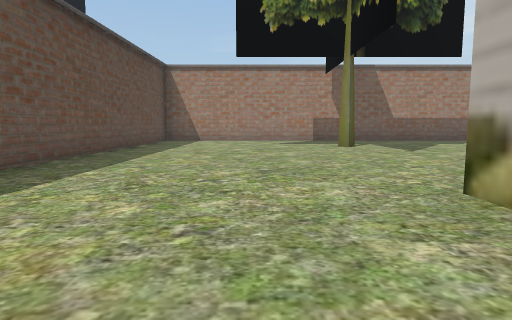
View 1 (above)

22 first-person views from a walk through a 3-D level made in the Unity game engine. The camera is 0.56 m above the floor, tilts 6° down and sees 75° across. The floor is counted in squares, 1 m on a side. Each view is taken from the middle of a square. On the plan, view 1 faces up. The plan holds only what a view shows up to about 9 squares ahead; the rest is blank. The place goes on beyond the plan. Door leaves are left out, so doorways stand open. Some surface patterns are stand-ins.

View 2
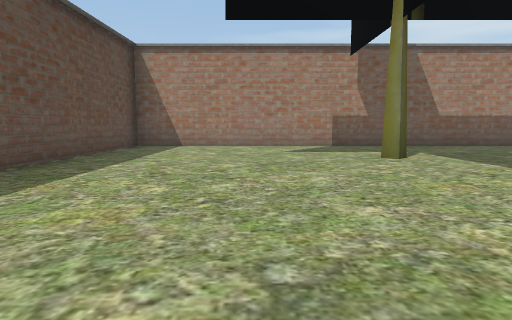

View 3
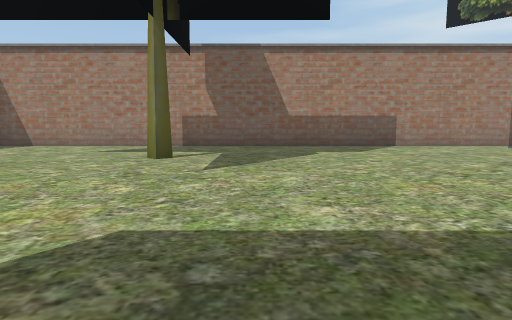

View 4
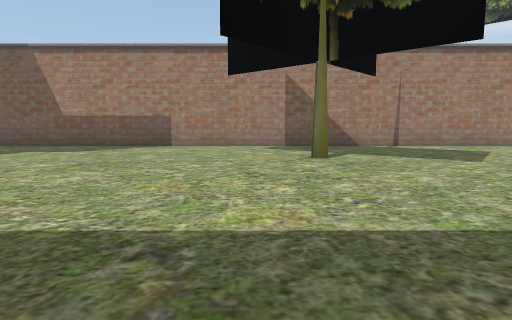

View 5
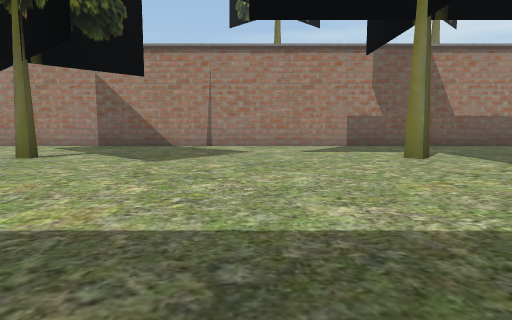

View 6
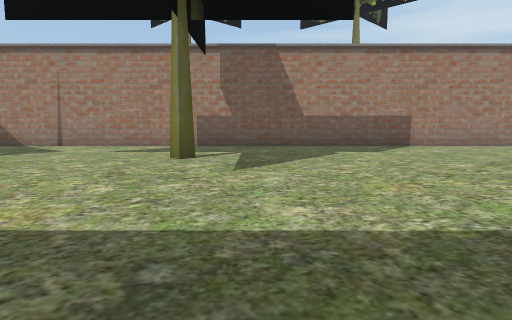

View 7
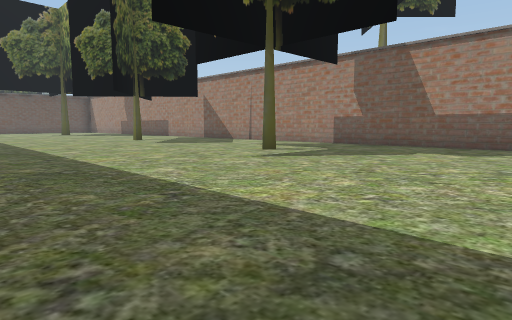

View 8
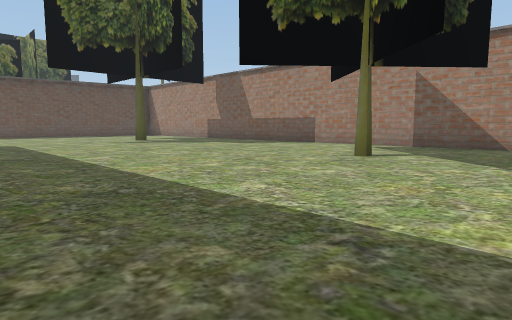

View 9
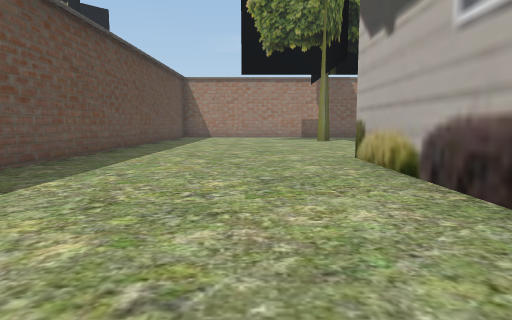

View 10
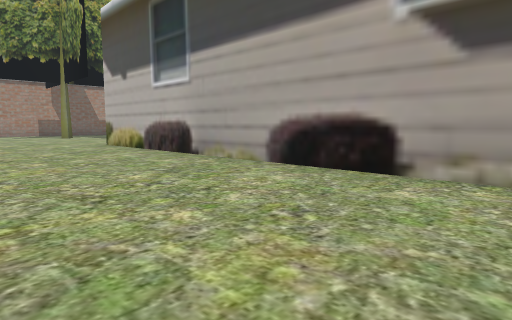

View 11
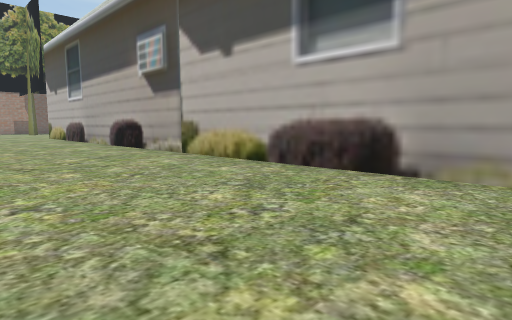

View 12
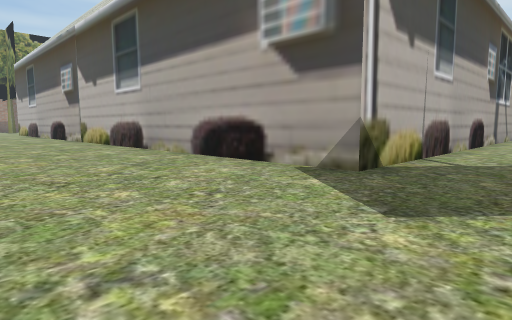

View 13
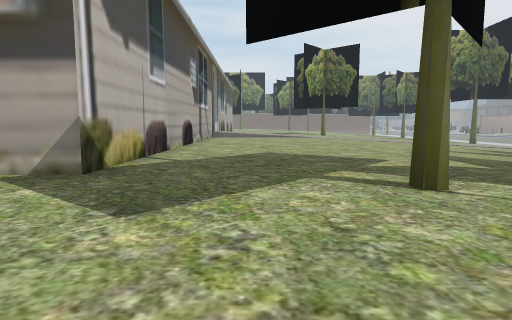

View 14
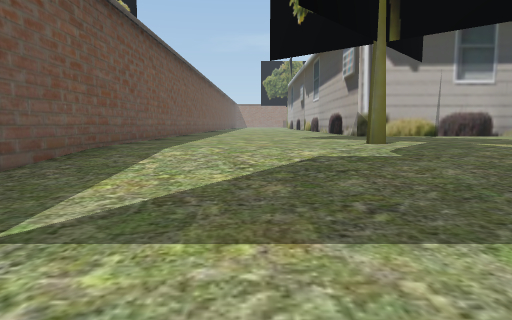

View 15
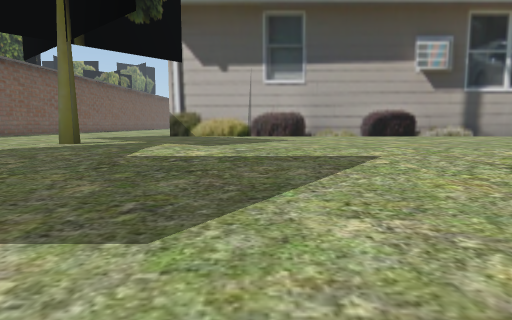

View 16
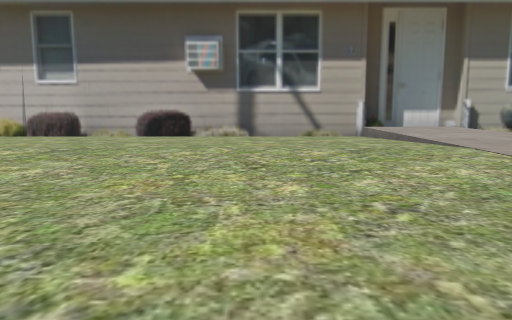

View 17
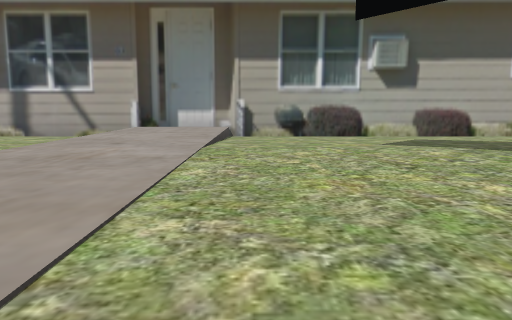

View 18
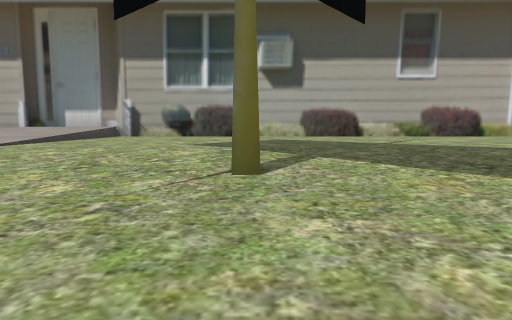

View 19
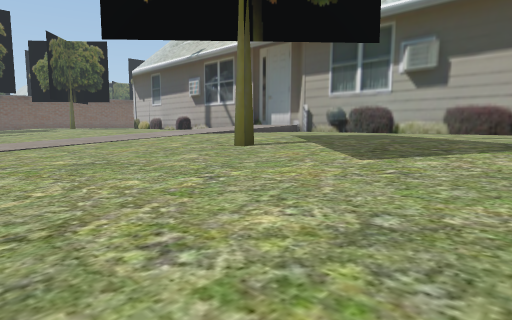

View 20
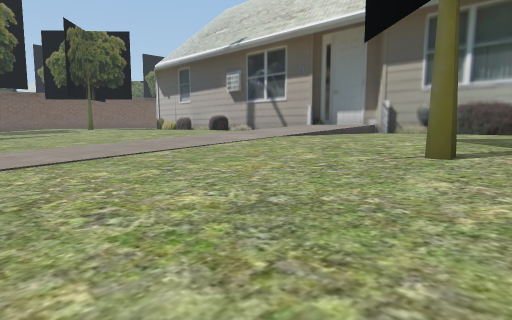

View 21
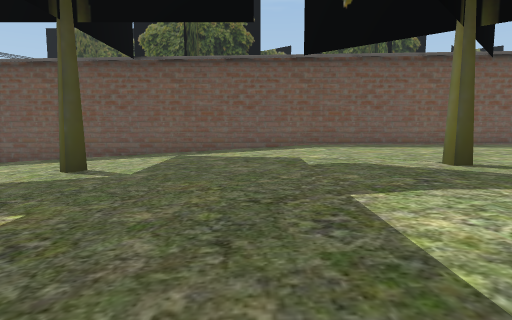

View 22
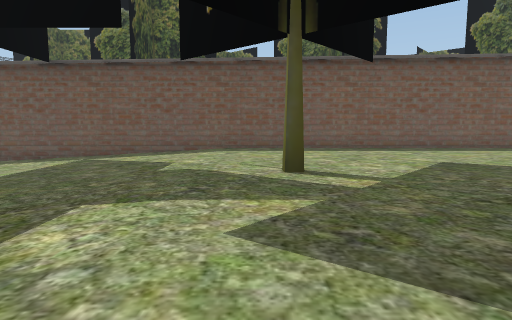

### Floor plan
Key: @ floor where view 1 was taken; # wall or solid block; . main floor; : floor 0.05 m higher than the main floor; - floor 0.05 m lower than the main floor; + floor 0.1 m higher than the main floor; _ floor 0.1 m lower than the main floor; * floor 0.15 m higher than the main floor; < floor 0.15 m lower than the main floor; % floor 0.2 m higher than the main floor; ( floor 0.2 m lower than the main floor; ! floor 0.25 m lower than the main floor; ? floor 0.3 m lower than the main floor; / step, stairs or slope.
Columns run from 3 left of view 1 to 23 right of it. Each row starts with its distance up from view 1.
 12 ###########################
 11 #..........................
 10 #..........................
  9 #....#........#......#.....
  8 #..........................
  7 #..........................
  6 #..........................
  5 #..........................
  4 #..........................
  3 #..... .     ......   .....
  2 #....#
  1 #....#
  0  ..@.#
 -1  ....#
 -2   ...#
 -3  ....#
 -4  ....#
 -5  ....#
 -6  ....#
 -7  ....#
 -8   ...#
 -9  ....#
-10  ....#
-11  ....#
-12  ....#
-13  ....#
-14   ...#
-15 #....#
-16 #....#
-17 #....######################
-18 #...............%%%........
-19 #.............../**........
-20 #...#.........../++........
-21 #...............:::........
-22 #.........................
-23 #///////////////---///#////
-24 #///////////////___///<////
-25 #//(/////// ////(((////////
-26 #//#// /     ///!!!////////
-27 #???               ????????

Positions as (right, up) in squares from view 1, and headings:
1: (0, 0), facing up
2: (0, 3), facing up
3: (4, 3), facing up
4: (10, 3), facing up
5: (15, 3), facing up
6: (19, 3), facing up
7: (23, 3), facing up-left
8: (14, 3), facing up-left
9: (0, -3), facing up
10: (-2, -7), facing up-right
11: (-2, -13), facing up-right
12: (-2, -19), facing up-right
13: (-2, -19), facing right
14: (-1, -26), facing up
15: (4, -26), facing up
16: (10, -26), facing up
17: (16, -26), facing up
18: (19, -26), facing up
19: (23, -27), facing up-left
20: (20, -27), facing up-left
21: (5, -23), facing left
22: (5, -21), facing left
